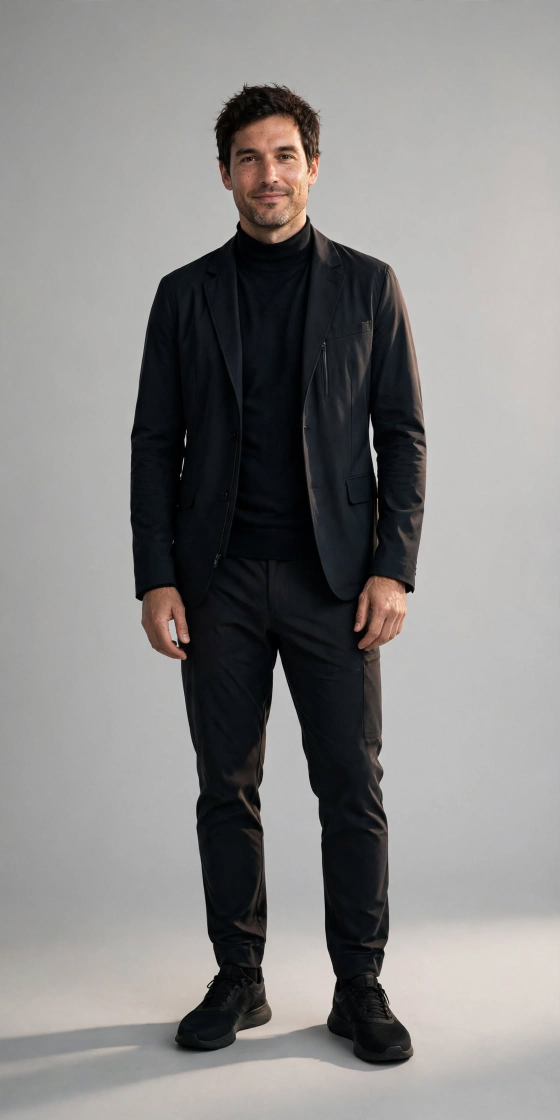
#> input picture assets/incoming/presenter/821523395_1098405059273692_3264055165290002183_n.webp, 1120 x 2240 px (shown at 1/2 size)
$ python presenter_asset_factory.py --source ../assets/incoming/presenter/821523395_1098405059273692_3264055165290002183_n.webp --destination out.png
#> lines starting #> are read from the running program, lines starting #| are printed output that depends on the picture
#!/usr/bin/env python3
"""Prepare a verified full-body presenter asset for the local production pipeline.

This tool deliberately does not fake a human with PIL. It accepts a real generated
or photographed presenter image, validates dimensions and image content, and can
normalize it to PNG. Semantic human detection is outside this local dependency
scope, so this check is reported as image-content QA rather than human identity QA.
"""
from __future__ import annotations

import argparse
from pathlib import Path

from PIL import Image, ImageFilter, ImageStat


def _has_image_content(image: Image.Image) -> bool:
    """Return whether the image contains meaningful non-uniform visual content."""
    grayscale = image.convert("L")
    stddev = ImageStat.Stat(grayscale).stddev[0]
    edges = grayscale.filter(ImageFilter.FIND_EDGES)
    edge_count = sum(1 for value in edges.getdata() if value >= 24)
    return stddev >= 5.0 and edge_count >= max(100, image.width * image.height // 5000)


def verify(source: Path, destination: Path) -> None:
    """Validate dimensions/content and save a normalized PNG without overwriting."""
    if not source.exists():
        raise FileNotFoundError(source)
    if destination.exists():
        raise FileExistsError(f"Refusing to overwrite existing presenter: {destination}")

    with Image.open(source) as image:
        width, height = image.size
        if width < 900 or height < 1400:
            raise ValueError(
                f"Presenter image is too small ({width}x{height}); "
                "use a full-body source of at least 900x1400."
            )
        if not _has_image_content(image):
            raise ValueError(
                "Presenter image failed image-content QA: the image appears blank "
                "or nearly uniform. Semantic human detection is not available."
            )
        rgba = image.convert("RGBA")
        destination.parent.mkdir(parents=True, exist_ok=True)
        rgba.save(destination, "PNG")


def main() -> None:
    """Parse CLI arguments and run presenter image-content QA."""
    parser = argparse.ArgumentParser(description="Verify and normalize a full-body presenter asset.")
    parser.add_argument("--source", required=True)
    parser.add_argument("--destination", required=True)
    args = parser.parse_args()
    verify(Path(args.source), Path(args.destination))
#> in verify, image is the input picture: PIL image 1120x2240 RGB; mean R, G, B 136.7, 135.2, 134.2
#> in _has_image_content, `stddev = ImageStat.Stat(grayscale).stddev[0]`: stddev = 71.39
#> in _has_image_content, `edges = grayscale.filter(ImageFilter.FIND_EDGES)`:
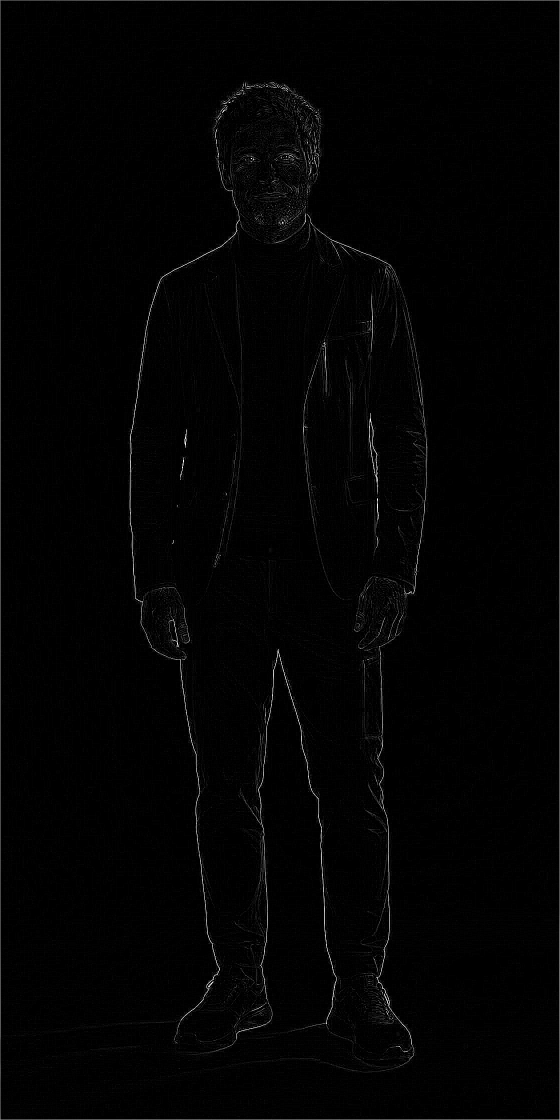
#> edges: PIL image 1120x2240 L (shown at 1/2 size); min 0, max 255, mean 2.9
#> in _has_image_content, `edge_count = sum(1 for value in edges.getdata() if value >= 24)`: edge_count = 52456
    print(f"PASS: presenter image-content QA -> {args.destination}")


if __name__ == "__main__":
    main()
